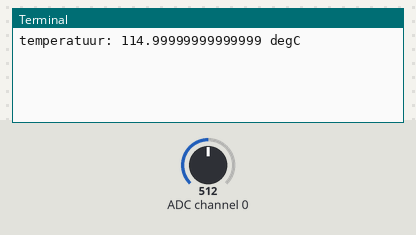
The program below on a simulated Raspberry Pi (BCM pin numbers). On the bench: the last lines printed to the terminal. The test bench sets the inputs (shaded band); at power-on: ADC channel 0 = 512 (analog values on the 0–1023 scale).

Above: at 1.2 s.
1.3 s: ADC channel 0 set to 716
At 3.1 s:
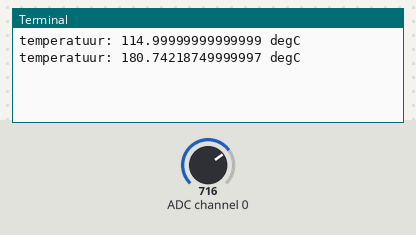
4.0 s: ADC channel 0 set to 900
At 4.6 s:
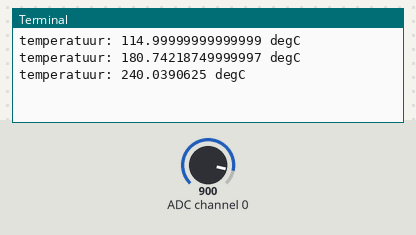
Timing chart, 0 to 7.0 s (numbered marks = the images above; inputs shaded):
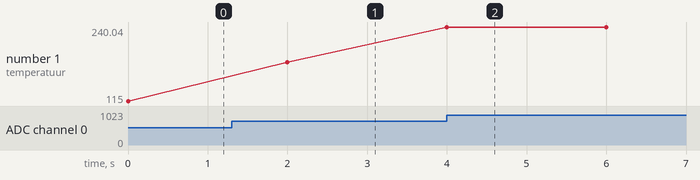

The program:

examenKertsmisZiyaadWahhabi.py
```python
import spidev,time # importeer beide modules

spi = spidev.SpiDev() #steek de module in de variabele
spi.open(0,0) # op deze positie open spi
spi.max_speed_hz=1000000 # max Hz is gelijk aan

def readSPI(channel):

    adc = spi.xfer2([1, (8+channel) <<4,0])
    data = ((adc[1] & 3) <<8) +adc[2]
    spanning = (data /1024.0) * 3.3
    temperature = ((spanning - 0.5) * 100.0)
    return(temperature)

channelLDR = 0 # variabele is gelijk aan 0
try:
    while True: # als waar

        waarde = readSPI(channelLDR) # lees de waarde naar variabele


        print("temperatuur: {} degC".format(waarde))


        time.sleep(2) # wacht 1s
except KeyboardInterrupt:
    spi.close()
```

Measured:
- after the input at 1.3 s, the terminal: prints a new line after 0.70 s (image 1)
- after the input at 4.0 s, the terminal: prints a new line at once (image 2)
- plotted number 1: 115 → 180.74 after the input at 1.3 s, 180.74 → 240.04 after the input at 4.0 s
